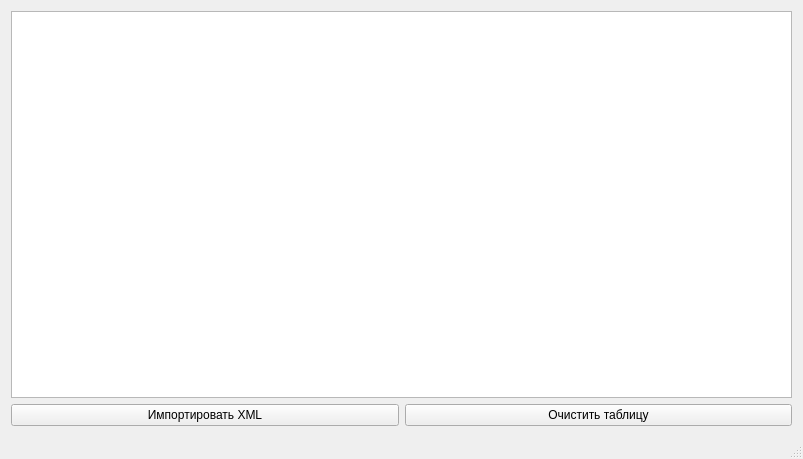
<?xml version="1.0" encoding="UTF-8"?>
<ui version="4.0">
 <class>MainWindow</class>
 <widget class="QMainWindow" name="MainWindow">
  <property name="geometry">
   <rect>
    <x>0</x>
    <y>0</y>
    <width>803</width>
    <height>459</height>
   </rect>
  </property>
  <property name="windowTitle">
   <string>XMLReader</string>
  </property>
  <widget class="QWidget" name="centralWidget">
   <layout class="QGridLayout" name="gridLayout">
    <item row="1" column="1">
     <widget class="QPushButton" name="clearButton">
      <property name="text">
       <string>Очистить таблицу</string>
      </property>
     </widget>
    </item>
    <item row="0" column="0" colspan="2">
     <widget class="QTableView" name="tableView"/>
    </item>
    <item row="1" column="0">
     <widget class="QPushButton" name="importButton">
      <property name="text">
       <string>Импортировать XML</string>
      </property>
     </widget>
    </item>
   </layout>
  </widget>
  <widget class="QMenuBar" name="menuBar">
   <property name="geometry">
    <rect>
     <x>0</x>
     <y>0</y>
     <width>803</width>
     <height>20</height>
    </rect>
   </property>
  </widget>
  <widget class="QStatusBar" name="statusBar"/>
 </widget>
 <layoutdefault spacing="6" margin="11"/>
 <resources/>
 <connections/>
</ui>
